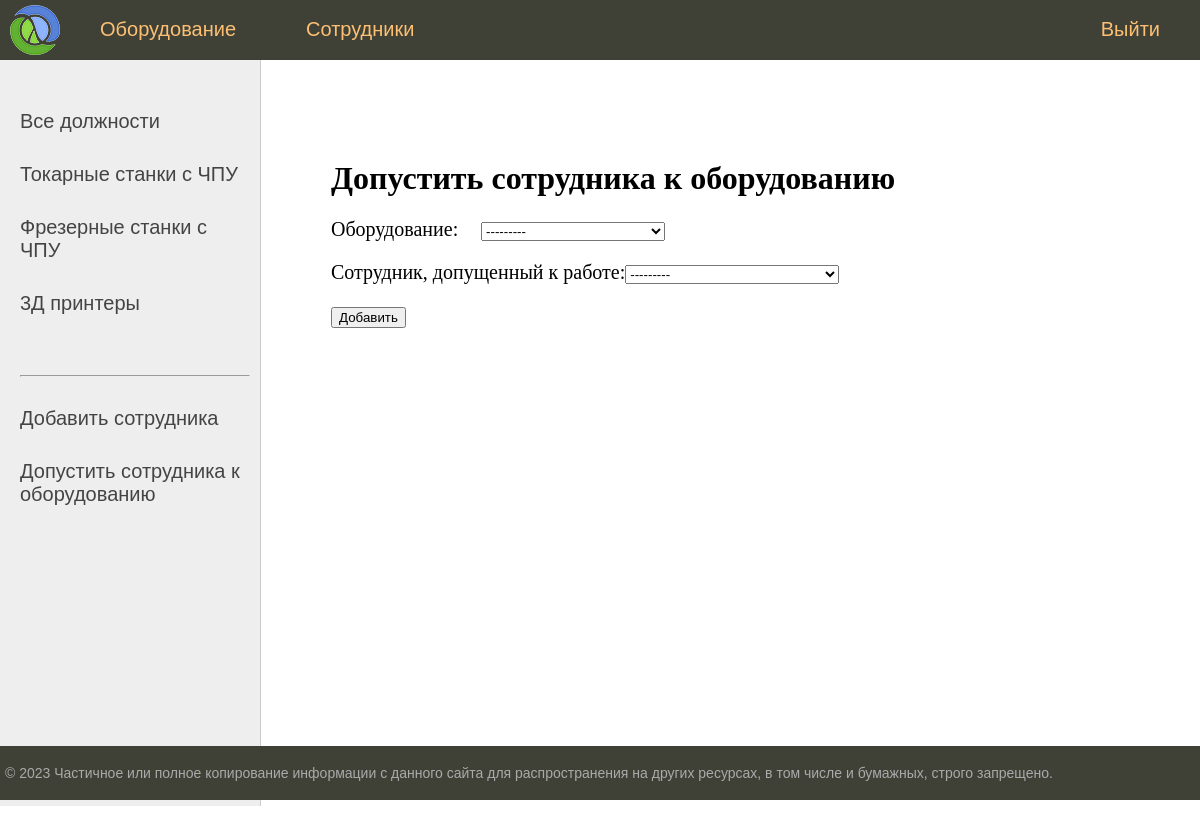
/add-equipment-employee/ (signed in), run on the app's committed database.
### equipment_catalog/models.py (models this page shows, shortened)
class EquipmentCategory(models.Model):
    class Meta:
        verbose_name = 'Категория оборудования'
        verbose_name_plural = 'Категории оборудования'
    name = models.CharField(max_length=100, verbose_name='Название категории')
    slug = models.SlugField(max_length=255, unique=True, db_index=True, verbose_name='URL')
    def get_absolute_url(self):
        return reverse('category', kwargs={'category_slug': self.slug})

### equipment_catalog/views.py (the view, shortened to what this page needs)
# urls.py: path('add-equipment-employee/', CreateEquipmentEmployeeView.as_view(), name='add_equipment_employee'),
class CreateEquipmentEmployeeView(LoginRequiredMixin, DataMixin, CreateView):
    form_class = CreateEquipmentEmployeeForm
    template_name = 'equipment_catalog/forms.html'
    def get_context_data(self, *, object_list=None, **kwargs):
        context = super().get_context_data(**kwargs)
        context_1 = super().get_user_context(title='Допустить сотрудника к оборудованию', cats=cats, left_bar=Position.cat(), ur='add_equipment_emploee')
        return context | context_1

### equipment_catalog/forms.py
class CreateEquipmentEmployeeForm(forms.ModelForm):
    class Meta:
        model = EquipmentEmployee
        fields = ['equipment', 'employee']

### equipment_catalog/models.py (called while the page is built)
    @classmethod
    def cat(self):
        return 'pos'

    def __str__(self):
        if self.patronymic is not None:
            p = self.patronymic
        else:
            p = ''
        return f'{self.name} {p} {self.surname}'

    def __str__(self):
        return f'{self.brand} {self.model}'

### equipment_catalog/utils.py (called while the page is built)
    def get_user_context(self, **kwargs):
        context = kwargs
        context['menu'] = menu
        return context

### equipment_catalog/templates/equipment_catalog/forms.html (shortened to what this page needs)
{% extends 'equipment_catalog/base.html' %}
{% block content %}
<h1>{{title}}</h1>
{% if ur == 'add_employee' %}
<form action="{% url 'add_employee' %}" method="post" enctype="multipart/form-data">
{% elif ur == 'add_equipment' %}
<form action="{% url 'add_equipment' %}" method="post" enctype="multipart/form-data">
{% elif ur == 'add_equipment_emploee' %}
<form action="{% url 'add_equipment_employee' %}" method="post" enctype="multipart/form-data">
{% elif ur == 'add_equipment_location' %}
<form action="{% url 'add_equipment_location' %}" method="post" enctype="multipart/form-data">
{% endif %}
    {% for f in form %}
    <p><label class="form-label" for="{{ f.id_for_label }}">{{f.label}}: </label>{{ f }}</p>
    {% endfor %}
    <button type="submit">Добавить</button>
</form>
{% endblock %}

### equipment_catalog/templates/equipment_catalog/base.html (shortened to what this page needs)
{% load static %}
<!DOCTYPE html>
<html>
<head>
	<link type="text/css" href="{% static 'equipment_catalog/css/styles.css' %}" rel="stylesheet" />
</head>
<body>
<table class="table-page" border=0 cellpadding="0" cellspacing="0">
<tr><td valign=top>
{% block mainmenu %}
		<div class="header">
			<ul id="mainmenu" class="mainmenu">
			<li class="logo"><a href="{% url 'home' %}"><div class="logo"></div></a></li>
				{% for m in menu %}
				<li><a href="{% url m.url_name %}">{{m.title}}</a></li>
				{% endfor %}
				{% if request.user.is_authenticated %}
				<li class="last"><a href="{% url 'logout' %}">Выйти</a></li>
				{% else %}
				<li class="last"><a href="{% url 'login' %}">Войти</a></li>
				{% endif %}
			</ul>
		</div>
{% endblock mainmenu %}
<table class="table-content" border=0 cellpadding="0" cellspacing="0">
<tr>
	<td valign="top" class="left-chapters">
	<ul id="leftchapters">
		{% if left_bar == 'cat' %}
			<li class="selected"><a href="{% url 'home' %}">Все категории</a></li>
		{% elif left_bar == 'pos' %}
			<li class="selected"><a href="{% url 'employees' %}">Все должности</a></li>
		{% endif %}
		{% for c in cats %}
				<li class="selected"><a href="{{ c.get_absolute_url }}">{{c.name}}</a></li>
		{% endfor %}
		<li class="share">
			{% if request.user.is_authenticated %}
			{% if left_bar == 'cat' %}
			<hr>
			<li class="selected"><a href="{% url 'add_equipment' %}">Добавить оборудование</a></li>
			<li class="selected"><a href="{% url 'add_equipment_location' %}">Разместить оборудование</a></li>
		{% elif left_bar == 'pos' %}
			<hr>
			<li class="selected"><a href="{% url 'add_employee' %}">Добавить сотрудника</a></li>
			<li class="selected"><a href="{% url 'add_equipment_employee' %}">Допустить сотрудника к оборудованию</a></li>
		{% endif %}
		{% endif %}
		</li>
	</ul>
</td>
<td valign="top" class="content">
	<div class="content-text">
{% block content %}
{% endblock %}
</td></tr></table>
</td></tr>
<tr><td valign=top>
	<div id="footer">
		<p>&copy; 2023 Частичное или полное копирование информации с данного сайта для распространения на других ресурсах, в том числе и бумажных, строго запрещено.</p>
	</div>
</td></tr></table>
</body>
</html>

### equipment_catalog/static/equipment_catalog/css/styles.css (style rules this page uses)
html, body { font-family: 'Arial'; margin: 0; padding: 0; height: 100%; width: 100%; color: #444; }
a { color: #0059b2; text-decoration: none; }
.table-page { width: 100%; height: 100%; vertical-align: top; }
.table-page tr { height: 100%; }
.header { background: #3F4137; height: 60px; }
.logo { background: url('../images/logo.png') no-repeat 10px 5px; width: 70px; height: 60px; }
ul.mainmenu { list-style: none; margin: 0; padding: 0; height: 60px; color: #fdc073; font-size: 20px; overflow: hidden; }
ul.mainmenu li { float: left; margin: 18px 40px 0 30px; }
ul.mainmenu li.logo { margin: 0; }
ul.mainmenu li.last { float: right; }
ul.mainmenu li a { color: #fdc073; text-decoration: none; }
.table-content { width: 100%; min-height: 100%; height: 100%; }
.left-chapters { margin: 0; background: #eee; border-right: 1px solid #ccc; min-height: 100%; }
.left-chapters ul { width: 230px; min-height: 100%; margin: 0; padding: 20px 10px 10px 20px; list-style: none; font-size: 20px; }
.left-chapters ul li { margin: 30px 0 0 0; color: #999; }
.left-chapters ul li.selected { color: #0059b2; }
.left-chapters ul li a { color: #444; text-decoration: none; }
.left-chapters ul li.share { margin: 60px 0 0 0; }
.content { padding: 40px 20px 20px 40px; width: 100%; box-sizing: border-box; }
.content-text { margin: 60px 0 0 30px; color: #000; font-size: 20px; font-family: Yandex Sans Display Light; }
.content-text h1 { font-size: 32px; }
#footer { box-sizing: border-box; background: #3F4137; padding: 5px; color: #aaa; font-size: 14px; font-family: Verdana, Geneva, Arial, Helvetica; text-align: left; overflow: hidden; }
.form-label { display: inline-block; min-width: 150px; vertical-align: top; }

### data on the page
EquipmentCategory: name "Токарные станки с ЧПУ"
EquipmentCategory: name "Фрезерные станки с ЧПУ"
EquipmentCategory: name "3Д принтеры"

### other printed values
{{ m.title }} "Оборудование" "Сотрудники"
{{ title }} "Допустить сотрудника к оборудованию"
{{ f.label }} "Оборудование" "Сотрудник, допущенный к работе"
